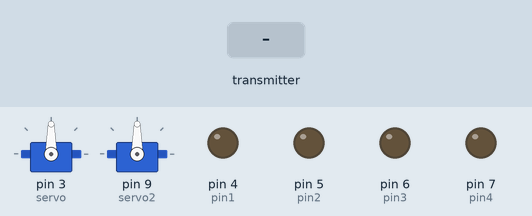
Bench run of a sketch on a simulated Arduino Uno, built with avr-gcc and run on an emulated ATmega328P. Parts: 2 × servo, output pins drawn as LEDs (lit = HIGH). Inputs (shaded band) come from the test bench. No radio packets arrive unless stated; what the sketch prints to the serial monitor is not drawn.

Above: at 1.2 s.
1.3 s: the transmitter starts sending recieved_data.0 = 256
At 2.4 s:
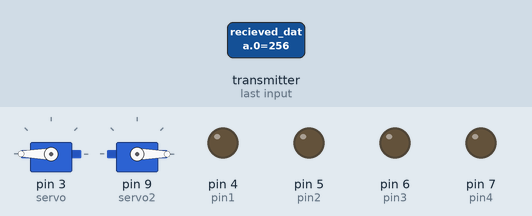
2.9 s: the transmitter starts sending recieved_data.1 = 256
At 4.0 s:
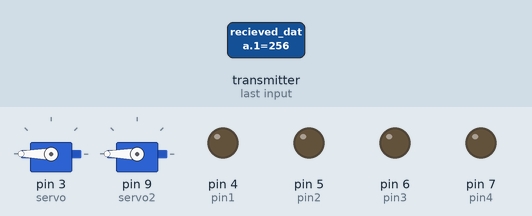
4.5 s: the transmitter starts sending recieved_data.0 = 0
At 5.6 s:
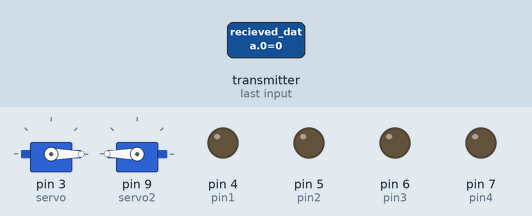
6.1 s: the transmitter starts sending recieved_data.1 = 0
At 7.1 s:
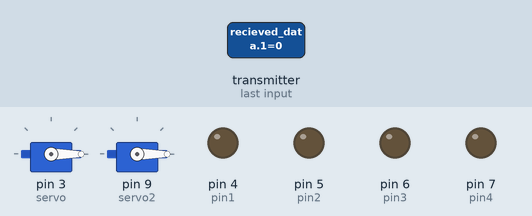
7.7 s: the transmitter starts sending recieved_data.0 = 1023
At 8.7 s:
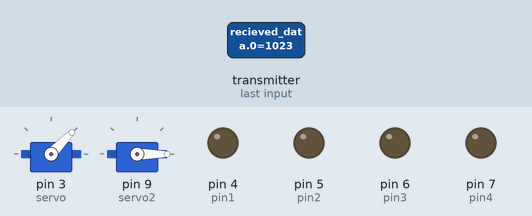
9.3 s: the transmitter starts sending recieved_data.1 = 1023
At 10.2 s:
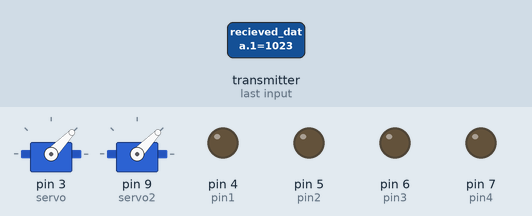
Timing chart, 0 to 11.9 s (numbered marks = the images above; inputs shaded):
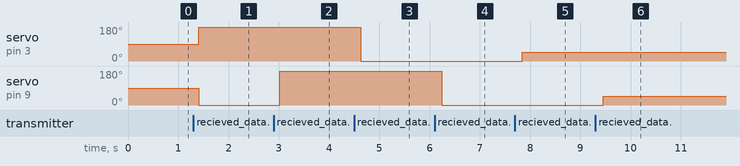

Measured:
- after the input at 1.3 s, servo on pin 3 (servo): 90° → 180° after 0.11 s; servo on pin 9 (servo2): 90° → 0° after 0.11 s
- after the input at 2.9 s, servo on pin 9 (servo2): 0° → 180° after 0.12 s
- after the input at 4.5 s, servo on pin 3 (servo): 180° → 0° after 0.13 s
- after the input at 6.1 s, servo on pin 9 (servo2): 180° → 0° after 0.14 s
- after the input at 7.7 s, servo on pin 3 (servo): 0° → 46° after 0.15 s
- after the input at 9.3 s, servo on pin 9 (servo2): 0° → 46° after 0.16 s

The sketch:

RX_DIR.ino
```cpp
// ЭТО СКЕТЧ ПРИЁМНИКА!!!

//--------------------- НАСТРОЙКИ ----------------------
#define CH_NUM 0x60   // номер канала (должен совпадать с передатчиком)


// УРОВЕНЬ МОЩНОСТИ ПЕРЕДАТЧИКА
// На выбор RF24_PA_MIN, RF24_PA_LOW, RF24_PA_HIGH, RF24_PA_MAX
#define SIG_POWER RF24_PA_MIN

// СКОРОСТЬ ОБМЕНА
// На выбор RF24_2MBPS, RF24_1MBPS, RF24_250KBPS
// должна быть одинакова на приёмнике и передатчике!
// при самой низкой скорости имеем самую высокую чувствительность и дальность!!
// ВНИМАНИЕ!!! enableAckPayload НЕ РАБОТАЕТ НА СКОРОСТИ 250 kbps!
#define SIG_SPEED RF24_1MBPS

//--------------------- БИБЛИОТЕКИ ----------------------
#include <Servo.h>
#include <SPI.h>
#include "nRF24L01.h"
#include "RF24.h"


RF24 radio(9, 10);   // "создать" модуль на пинах 9 и 10 для НАНО/УНО
//RF24 radio(9, 53); // для МЕГИ
//--------------------- БИБЛИОТЕКИ ----------------------

//--------------------- ПЕРЕМЕННЫЕ ----------------------
byte pipeNo;
byte address[][6] = {"1Node", "2Node", "3Node", "4Node", "5Node", "6Node"}; // возможные номера труб

int recieved_data[4];         // массив принятых данных
int last_recieved_data[4];     // прошлые принятые данные
boolean flag;
int telemetry[2];             // массив данных телеметрии (то что шлём на передатчик)

unsigned long Servo_time = 0;
//--------------------- ПЕРЕМЕННЫЕ ----------------------
byte pin1 = 4;
byte pin2 = 5;
byte pin3 = 6;
byte pin4 = 7;
byte servo = 3;
byte servo2 = 9;

Servo myservo1;
Servo myservo2;

void setup() {
  myservo1.attach(servo);
  myservo2.attach(servo2);

  myservo1.write(90);
  myservo2.write(90);
  Serial.begin(9600);
  radioSetup();
  pinMode(pin1, OUTPUT);
  pinMode(pin2, OUTPUT);
  pinMode(pin3, OUTPUT);
  pinMode(pin4, OUTPUT);


  digitalWrite(pin1,0);
  digitalWrite(pin2,0);
  digitalWrite(pin3,0);
  digitalWrite(pin4,0);
}

void loop() {
  while (radio.available(&pipeNo)) {                                  // слушаем эфир
    radio.read( &recieved_data, sizeof(recieved_data));              // чиатем входящий сигнал

    // формируем пакет данных телеметрии (напряжение АКБ, скорость, температура...)
    telemetry[0] = 0;
    telemetry[1] = 0;

    radio.writeAckPayload(pipeNo, &telemetry, sizeof(telemetry));    // отправляем пакет телеметрии
  }
if(millis() - Servo_time > 200){                                         // каждые 200 мс меняем положение сервопривода если есть изменение в полученных данных
  for (int i = 0; i < 2; i++) { // в цикле от 0 до числа каналов         // все остальное время сервопривод отключен
    if (recieved_data[i] != last_recieved_data[i]) { // если есть изменения в recived_data
      flag = 1;
      last_recieved_data[i] = recieved_data[i]; // запомнить последнее изменение
    }
  }

  Serial.println(recieved_data[2]);
  Serial.println(recieved_data[3]);
  if(flag == true){
  myservo1.attach(servo);
  myservo2.attach(servo2);
  myservo1.write(recieved_data[0]);
  myservo2.write(recieved_data[1]);
  flag = 0;
  if(recieved_data[2]==0 and recieved_data[3]==1){
    digitalWrite(pin1,1);
    digitalWrite(pin2,0);
    digitalWrite(pin3,1);
    digitalWrite(pin4,0);
  }
  else if(recieved_data[2]==1 and recieved_data[3]==0){
    digitalWrite(pin1,0);
    digitalWrite(pin2,1);
    digitalWrite(pin3,0);
    digitalWrite(pin4,1);
  }
  else if(recieved_data[2]==1 and recieved_data[3]==1){
    digitalWrite(pin1,0);
    digitalWrite(pin2,0);
    digitalWrite(pin3,0);
    digitalWrite(pin4,0);
  }
  }
  else if(flag == false){
    myservo1.detach();
    myservo2.detach();

  }
  Servo_time = millis();
}

}

void radioSetup() {         // настройка радио
  radio.begin();               // активировать модуль
  radio.setAutoAck(1);         // режим подтверждения приёма, 1 вкл 0 выкл
  radio.setRetries(0, 15);     // (время между попыткой достучаться, число попыток)
  radio.enableAckPayload();    // разрешить отсылку данных в ответ на входящий сигнал
  radio.setPayloadSize(32);    // размер пакета, байт
  radio.openReadingPipe(1, address[0]);   // хотим слушать трубу 0
  radio.setChannel(CH_NUM);               // выбираем канал (в котором нет шумов!)
  radio.setPALevel(SIG_POWER);            // уровень мощности передатчика
  radio.setDataRate(SIG_SPEED);           // скорость обмена
  // должна быть одинакова на приёмнике и передатчике!
  // при самой низкой скорости имеем самую высокую чувствительность и дальность!!

  radio.powerUp();         // начать работу
  radio.startListening();  // начинаем слушать эфир, мы приёмный модуль
}
```
